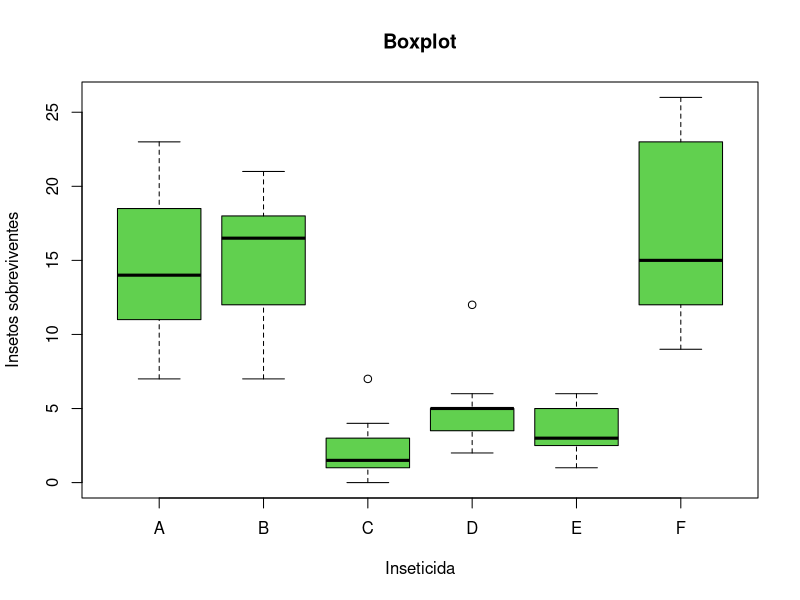
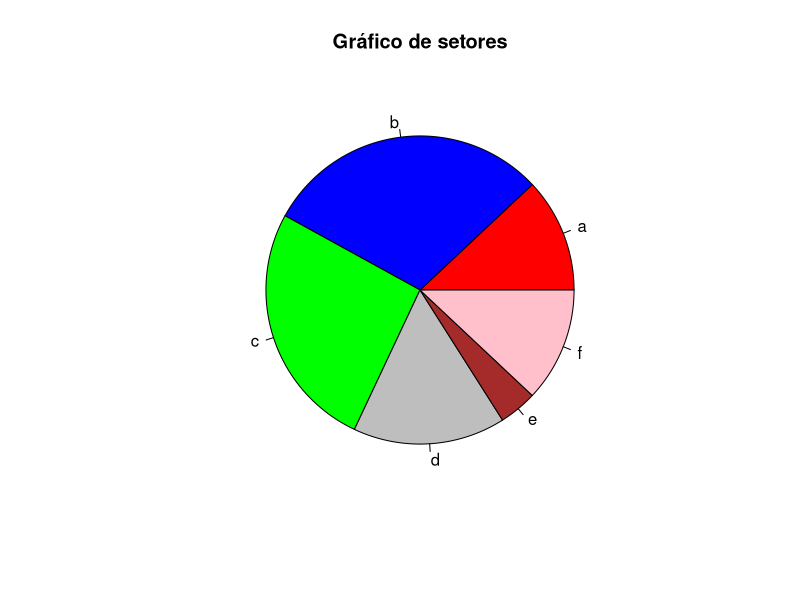
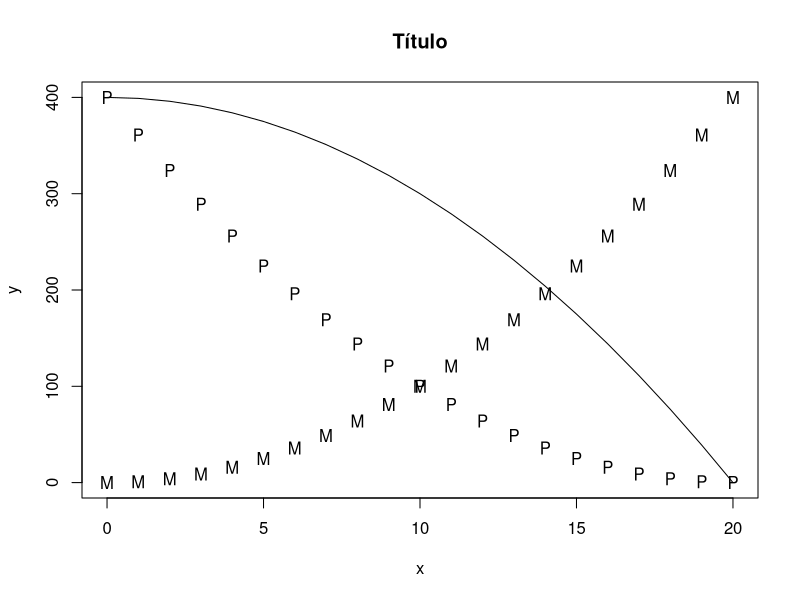
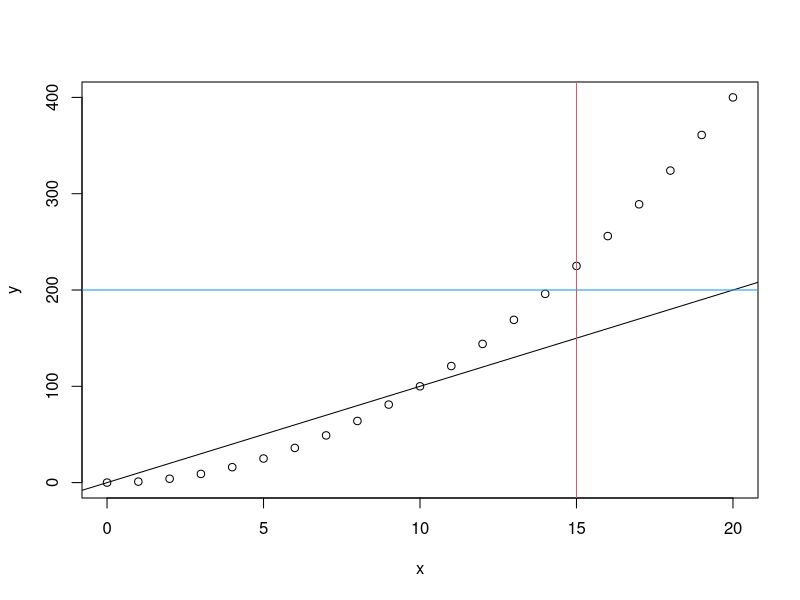
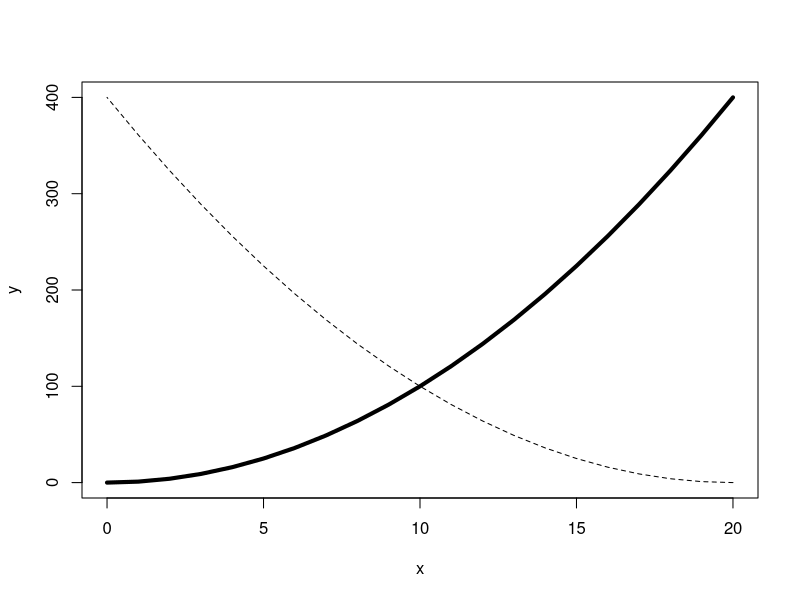
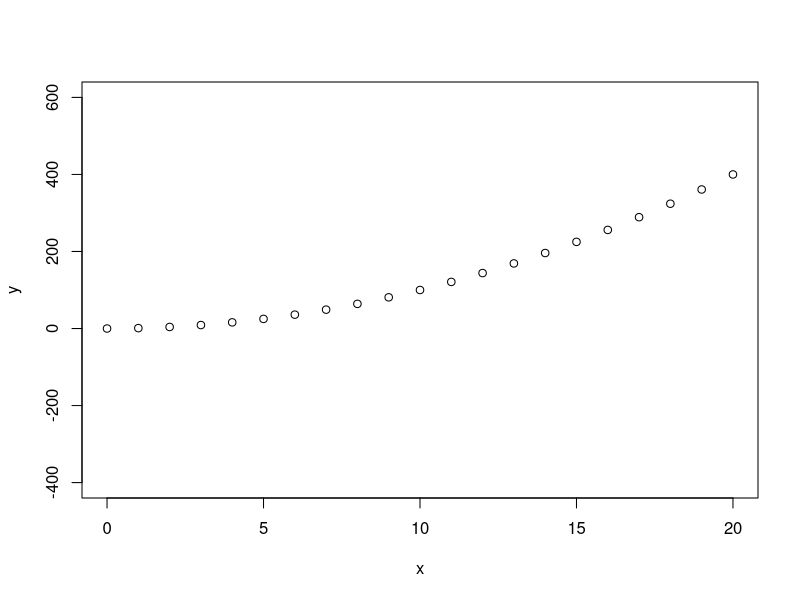
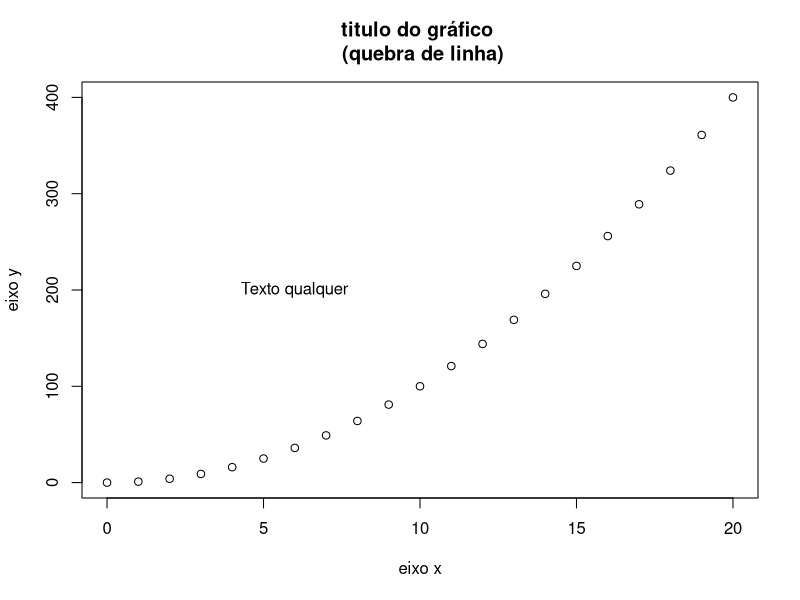
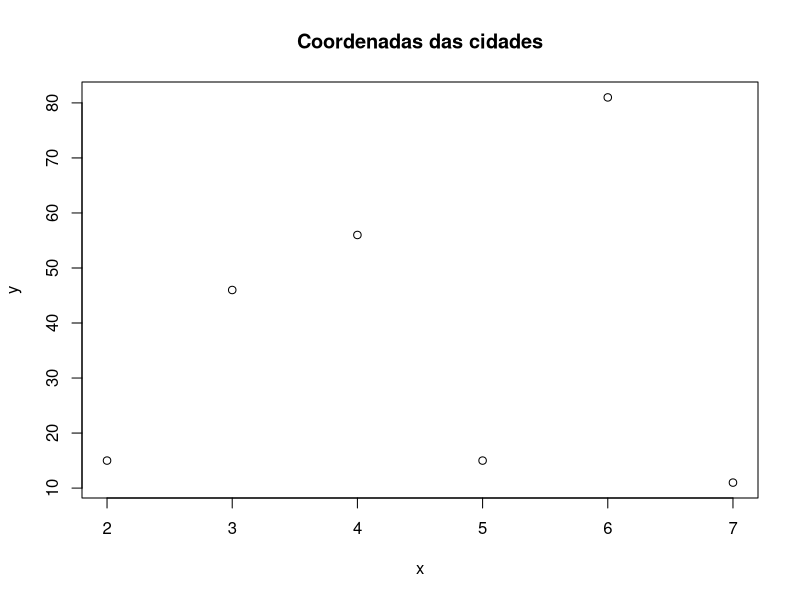

The R source for these figures, in order:
InsectSprays
boxplot(count~spray,
         data=InsectSprays,
         main="Boxplot",
         xlab="Inseticida",
         ylab="Insetos sobreviventes",
         col=3)

# gráfico pizza

a<-c(0.12,0.3,0.26,0.16,0.04,0.12)
names(a)<-c("a","b","c","d","e","f")
pie(a,col=c("red","blue","green","gray","brown","pink"),
    main="Gráfico de setores")

x<-c(0:20)
y=x^2
plot(x,y,pch="M") #plotando x e y
points(rev(x),y,pch="P",) #adicionando pontos
lines(x,400-y) #adicionando linhas
title("Título") #adicionando um título

x<-c(0:20)
y=x^2
plot(x,y)
abline(0,10) #reta passando pelo 0 e inclinação 10
abline(h=200,col=4) #reta horizontal em y=200 azul
abline(v=15, col=2) #reta vertical em x=15 vermelha

x<-c(0:20)
y=x^2
plot(x,y,type="n")
lines(x,y,lwd=4) #linhagrossa
lines(rev(x),y,lty=2) #linha tracejada

plot(x,y,
    ylim = c(-400,600))

plot(x,y,xlab="eixo x",ylab="eixo y")
title("titulo do gráfico \n (quebra de linha)")
text(6,200,"Texto qualquer")

x<-c(2,3,4,5,6,7)            # coordenadas x
y<-c(15,46,56,15,81,11)      # coordenadas y
nomes<-LETTERS[1:6]          # nomes das cidades
cidades<-data.frame(x,y,row.names=nomes)
cidades

plot(cidades,main="Coordenadas das cidades")
identify(x,y,nomes,n=3)